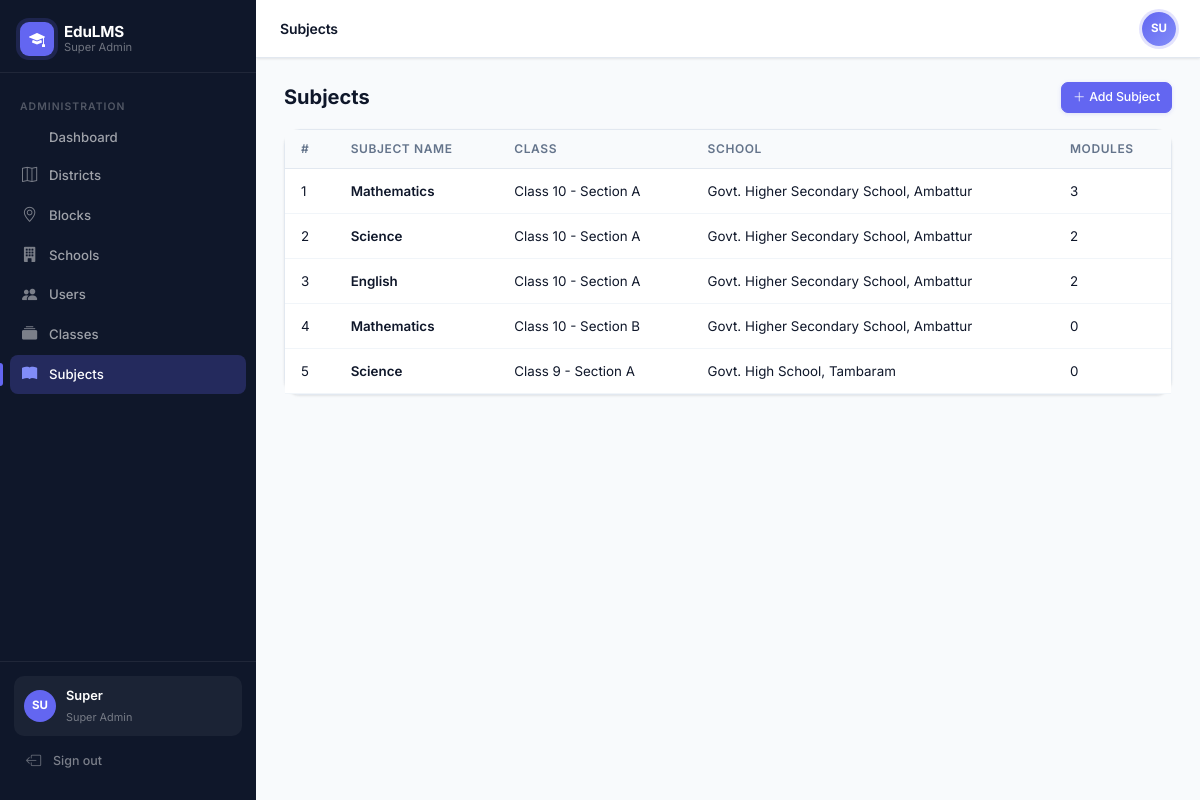
Screenshot of /admin/subjects (signed in) with the database file from the repository.
### app/models/user.py (models this page shows, shortened)
class User(UserMixin, db.Model):
    __tablename__ = 'users'
    id = db.Column(db.Integer, primary_key=True)
    username = db.Column(db.String(80), unique=True, nullable=False)
    password_hash = db.Column(db.String(256), nullable=False)
    full_name = db.Column(db.String(120), nullable=False)
    email = db.Column(db.String(120))
    phone = db.Column(db.String(20))
    role = db.Column(db.String(30), nullable=False)  # super_admin, district_admin, block_admin, school_admin, teacher, student, parent
    district_id = db.Column(db.Integer, db.ForeignKey('districts.id'), nullable=True)
    block_id = db.Column(db.Integer, db.ForeignKey('blocks.id'), nullable=True)
    school_id = db.Column(db.Integer, db.ForeignKey('schools.id'), nullable=True)
    is_active = db.Column(db.Boolean, default=True)
    created_at = db.Column(db.DateTime, default=datetime.utcnow)
    district = db.relationship('District', foreign_keys=[district_id])
    block = db.relationship('Block', foreign_keys=[block_id])
    school = db.relationship('School', foreign_keys=[school_id])

### app/models/academic.py (models this page shows)
class Subject(db.Model):
    __tablename__ = 'subjects'
    id = db.Column(db.Integer, primary_key=True)
    name = db.Column(db.String(100), nullable=False)
    class_id = db.Column(db.Integer, db.ForeignKey('classes.id'), nullable=False)
    school_id = db.Column(db.Integer, db.ForeignKey('schools.id'), nullable=False)
    block_id = db.Column(db.Integer, db.ForeignKey('blocks.id'), nullable=False)
    district_id = db.Column(db.Integer, db.ForeignKey('districts.id'), nullable=False)
    is_active = db.Column(db.Boolean, default=True)
    modules = db.relationship('Module', backref='subject', lazy=True, order_by='Module.order')

class Class(db.Model):
    __tablename__ = 'classes'
    id = db.Column(db.Integer, primary_key=True)
    name = db.Column(db.String(100), nullable=False)
    academic_year = db.Column(db.String(20), nullable=False, default='2024-25')
    school_id = db.Column(db.Integer, db.ForeignKey('schools.id'), nullable=False)
    block_id = db.Column(db.Integer, db.ForeignKey('blocks.id'), nullable=False)
    district_id = db.Column(db.Integer, db.ForeignKey('districts.id'), nullable=False)
    is_active = db.Column(db.Boolean, default=True)
    school = db.relationship('School', backref='classes')
    subjects = db.relationship('Subject', backref='class_ref', lazy=True)

### app/models/hierarchy.py (models this page shows)
class School(db.Model):
    __tablename__ = 'schools'
    id = db.Column(db.Integer, primary_key=True)
    name = db.Column(db.String(120), nullable=False)
    block_id = db.Column(db.Integer, db.ForeignKey('blocks.id'), nullable=False)
    district_id = db.Column(db.Integer, db.ForeignKey('districts.id'), nullable=False)
    is_active = db.Column(db.Boolean, default=True)
    created_at = db.Column(db.DateTime, default=datetime.utcnow)

### app/routes/admin.py (the view, shortened to what this page needs)
@admin_bp.route('/subjects', methods=['GET', 'POST'])
@login_required
@require_role('super_admin', 'school_admin')
def subjects():
    if current_user.role == 'super_admin':
        subjects = Subject.query.filter_by(is_active=True).all()
        classes = Class.query.filter_by(is_active=True).all()
    else:
        classes = Class.query.filter_by(school_id=current_user.school_id, is_active=True).all()
        class_ids = [c.id for c in classes]
        subjects = Subject.query.filter(Subject.class_id.in_(class_ids), Subject.is_active == True).all()
    return render_template('admin/subjects.html', subjects=subjects, classes=classes)

### app/models/user.py (called while the page is built)
@login_manager.user_loader
def load_user(user_id):
    return User.query.get(int(user_id))

### app/services/rbac.py (called while the page is built)
def require_role(*roles):
    def decorator(f):
        @wraps(f)
        def decorated_function(*args, **kwargs):
            if not current_user.is_authenticated:
                return redirect(url_for('auth.login'))
            if current_user.role not in roles:
                abort(403)
            return f(*args, **kwargs)
        return decorated_function
    return decorator

### app/templates/admin/subjects.html (shortened to what this page needs)
{% extends "base.html" %}
{% block page_title %}Subjects{% endblock %}
{% block content %}
<div class="d-flex justify-content-between align-items-center mb-3">
    <h5 class="fw-bold mb-0">Subjects</h5>
    <button class="btn btn-primary btn-sm" data-bs-toggle="modal" data-bs-target="#addModal"><i class="bi bi-plus-lg me-1"></i>Add Subject</button>
</div>
<div class="card">
    <div class="card-body p-0">
        <table class="table table-hover mb-0">
            <thead class="table-light"><tr><th>#</th><th>Subject Name</th><th>Class</th><th>School</th><th>Modules</th></tr></thead>
            <tbody>
            {% for s in subjects %}
            <tr>
                <td>{{ s.id }}</td>
                <td class="fw-semibold">{{ s.name }}</td>
                <td>{{ s.class_ref.name }}</td>
                <td>{{ s.class_ref.school.name }}</td>
                <td>{{ s.modules|selectattr('is_active')|list|length }}</td>
            </tr>
            {% else %}
            <tr><td colspan="5" class="text-center text-muted py-4">No subjects yet.</td></tr>
            {% endfor %}
            </tbody>
        </table>
    </div>
</div>
{% endblock %}

### app/templates/base.html (shortened to what this page needs)
<!DOCTYPE html>
<html lang="en">
<head>
    <link href="https://cdn.jsdelivr.net/npm/bootstrap@5.3.2/dist/css/bootstrap.min.css" rel="stylesheet">
    <link href="https://cdn.jsdelivr.net/npm/bootstrap-icons@1.11.3/font/bootstrap-icons.css" rel="stylesheet">
</head>
<body>
{% if current_user.is_authenticated %}
<nav id="sidebar">
    <div class="sidebar-brand">
        <div class="sidebar-brand-icon"><i class="bi bi-mortarboard-fill"></i></div>
        <div class="sidebar-brand-text">
            <strong>EduLMS</strong>
            <span>{{ current_user.role.replace('_',' ').title() }}</span>
        </div>
    </div>
    <div class="sidebar-nav">
    {% if current_user.role in ['super_admin','district_admin','block_admin','school_admin'] %}
        <div class="nav-section">Administration</div>
        <a href="{{ url_for('admin.dashboard') }}" class="nav-link {% if request.endpoint == 'admin.dashboard' %}active{% endif %}">
             Dashboard
        </a>
        {% if current_user.role == 'super_admin' %}
        <a href="{{ url_for('admin.districts') }}" class="nav-link {% if request.endpoint == 'admin.districts' %}active{% endif %}">
            <i class="bi bi-map"></i> Districts
        </a>
        <a href="{{ url_for('admin.blocks') }}" class="nav-link {% if request.endpoint == 'admin.blocks' %}active{% endif %}">
            <i class="bi bi-geo-alt"></i> Blocks
        </a>
        {% endif %}
        {% if current_user.role in ['super_admin','district_admin','block_admin'] %}
        <a href="{{ url_for('admin.schools') }}" class="nav-link {% if request.endpoint == 'admin.schools' %}active{% endif %}">
            <i class="bi bi-building-fill"></i> Schools
        </a>
        {% endif %}
        <a href="{{ url_for('admin.users') }}" class="nav-link {% if request.endpoint == 'admin.users' %}active{% endif %}">
            <i class="bi bi-people-fill"></i> Users
        </a>
        <a href="{{ url_for('admin.classes') }}" class="nav-link {% if request.endpoint == 'admin.classes' %}active{% endif %}">
            <i class="bi bi-collection-fill"></i> Classes
        </a>
        <a href="{{ url_for('admin.subjects') }}" class="nav-link {% if request.endpoint == 'admin.subjects' %}active{% endif %}">
            <i class="bi bi-book-fill"></i> Subjects
        </a>
    {% endif %}
    </div>
    <div class="sidebar-footer">
        <div class="sidebar-user">
            <div class="sidebar-avatar">{{ current_user.full_name[:2].upper() }}</div>
            <div class="sidebar-user-info">
                <strong>{{ current_user.full_name.split()[0] }}</strong>
                <span>{{ current_user.role.replace('_',' ').title() }}</span>
            </div>
        </div>
        <a href="{{ url_for('auth.logout') }}" class="nav-link" style="color:rgba(255,255,255,.45);font-size:.78rem;">
            <i class="bi bi-box-arrow-left"></i> Sign out
        </a>
    </div>
</nav>
<div id="main">
    <div id="topbar">
        <div class="d-flex align-items-center gap-3">
            <span class="topbar-title">{% block page_title %}{% endblock %}</span>
        </div>
        <div class="d-flex align-items-center gap-2">
            <div class="topbar-avatar">{{ current_user.full_name[:2].upper() }}</div>
        </div>
    </div>
    <div class="page-content">
        {% block content %}{% endblock %}
    </div>
</div>
{% else %}
{% block auth_content %}{% endblock %}
{% endif %}
</body>
</html>

### rows the page displays
User: role.replace "Super Admin", full_name "SU", full_name "Super"
Subject: id "1", name "Mathematics", class_ref.name "Class 10 - Section A", class_ref.school.name "Govt. Higher Secondary School, Ambattur", modules|selectattr "3"
Subject: id "2", name "Science", class_ref.name "Class 10 - Section A", class_ref.school.name "Govt. Higher Secondary School, Ambattur", modules|selectattr "2"
Subject: id "3", name "English", class_ref.name "Class 10 - Section A", class_ref.school.name "Govt. Higher Secondary School, Ambattur", modules|selectattr "2"
Subject: id "4", name "Mathematics", class_ref.name "Class 10 - Section B", class_ref.school.name "Govt. Higher Secondary School, Ambattur", modules|selectattr "0"
Subject: id "5", name "Science", class_ref.name "Class 9 - Section A", class_ref.school.name "Govt. High School, Tambaram", modules|selectattr "0"
